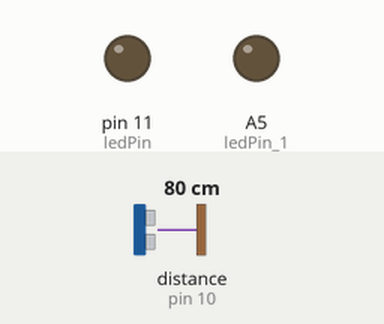
Recording of a sketch running on a simulated Arduino Uno, built with avr-gcc and run on an emulated ATmega328P. Shown: output pins drawn as LEDs (lit = HIGH). Wiring (inferred from the names in the program): ultrasonic range finder: trigger pin 9; echo pin 10. Dashed ring = blinking. The test bench sets the inputs (shaded band); at power-on: distance to the obstacle (sensor on pin 10) 80 cm. The echo pulse lasts 58.3 µs per cm; pins used as bus, display or sensor lines are not drawn; what the sketch prints to the serial monitor is not drawn.

Above: at 1.2 s.
1.3 s: distance to the obstacle (sensor on pin 10) set to 12 cm
2.8 s: distance to the obstacle (sensor on pin 10) set to 9 cm
At 3.7 s:
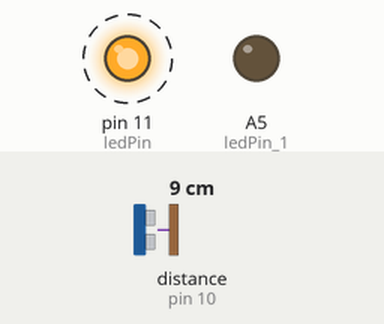
Timing chart, 0 to 7.5 s (numbered marks = the images above; inputs shaded):
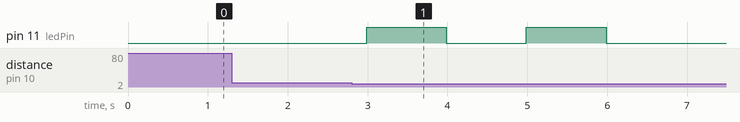

Measured:
- the behaviour switches between 11 and 10 cm on distance to the obstacle (sensor on pin 10) (found by bisection; images 0 and 1)
- after the input at 1.3 s, every drawn part: stays the same
- after the input at 2.8 s, pin 11 (ledPin): alternates HIGH for 1.0 s and LOW for 1.0 s, 4 changes in all, then stays LOW, starting after 0.19 s

The sketch:

comunicazioneSerialeDefinitiva.ino
```cpp
#include "Keypad.h"
#include "Arduino.h"

const byte ROWS = 4; // number of rows
const byte COLS = 4; // number of columns
const int trigPin = 9;
const int echoPin = 10;
const int ledPin = 11;
const int ledPin_1 = A5;

bool distanceReached=false;
float duration, distance;
int stato = 0;
char c="";

char hexaKeys[ROWS][COLS] = {
  {'1', '2', '3', 'A'},
  {'4', '5', '6', 'B'},
  {'7', '8', '9', 'C'},
  {'*', '0', '#', 'D'}
};

String strToSend="";
String OstrToSend="o:";
String strReceived="";

byte rowPins[ROWS] = {8, 7, 6, 5}; // row pinouts of the keypad R1 = D8, R2 = D7, R3 = D6, R4 = D5
byte colPins[COLS] = {4, 13, 12, 2};    // column pinouts of the keypad C1 = D4, C2 = D3, C3 = D2
Keypad customKeypad = Keypad(makeKeymap(hexaKeys), rowPins, colPins, ROWS,COLS);

void setup()
{
  pinMode(ledPin_1, OUTPUT);
  pinMode(trigPin, OUTPUT);
	pinMode(echoPin, INPUT);
  pinMode(ledPin, OUTPUT);
  Serial.begin(9600);
  Serial.println("Arduino pronto");
}

void loop()
{
  if(stato == 0){
    digitalWrite(trigPin, LOW);
    delayMicroseconds(2);
    digitalWrite(trigPin, HIGH);
    delayMicroseconds(10);
    digitalWrite(trigPin, LOW);
    duration = pulseIn(echoPin, HIGH);
    distance = (duration*.0343)/2;
    delay(100);
    if(distance < 10)
    {
      Blink(2,ledPin);
      Serial.println("s:1");
      stato = 1;
    }
  }
  else if(stato == 1){
    strReceived=readSerial();
    if (strReceived == "stato_0")
      stato = 0;
    else if(strReceived == "stato_1")
      stato=2;
    else if(strReceived == "stato_3")
      stato=3;
    else if(strReceived == "stato_4")
      stato=4;
    strReceived="";
  }
  else if(stato == 2){
    //Blink(1);
    digitalWrite(ledPin_1, HIGH);
    char customKey = customKeypad.getKey();
    if (customKey){
      if(customKey!='*')
      {
        strToSend.concat(customKey);
      }
      else
      {
        OstrToSend.concat(strToSend);
        Serial.println(OstrToSend);
        OstrToSend="o:";
        strToSend="";
        stato = 1;
      }
    }
  }
  else if(stato == 3){
    Blink(5,ledPin_1);
    stato=0;
  }
  else if(stato == 4){
    Blink(2,ledPin_1);
    stato=2;
  }
}

String readSerial(){

  /*if(Serial.available()){
    do {
      if(Serial.available()) {
        c = Serial.read();
        serialStr+= c;
      }
    }while(c != '\n');
  }*/
  String message="";
  bool isReading=true;
  while(isReading){
    if (Serial.available() > 0)
      message = Serial.readStringUntil('\n');
    if(message!=""){
      Serial.print("Received_Ard: ");
      Serial.println(message);
      isReading=false;
      return message;
    }
  }

  delay(100);
}

void Blink(int n, int ledPin){
  for(int i=0;i<n;i++){
    digitalWrite(ledPin, HIGH);
    delay(1000);
    digitalWrite(ledPin, LOW);
    delay(1000);
  }
}
```
